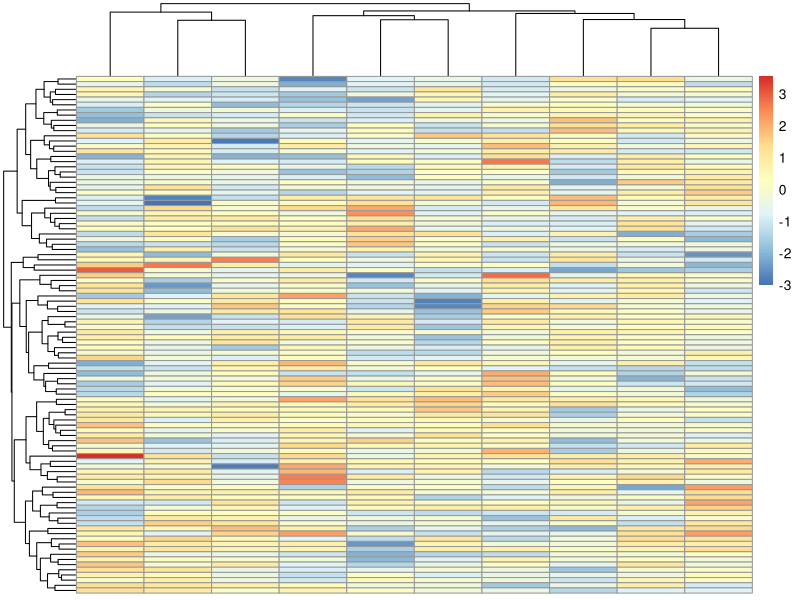

This chart was generated by the following R code:
## ---- chunk 1
## install.packages('pheatmap')
## not run
## ---- chunk 2
library(pheatmap)

x <- matrix(rnorm(1000),nrow=100)

pheatmap(x)
